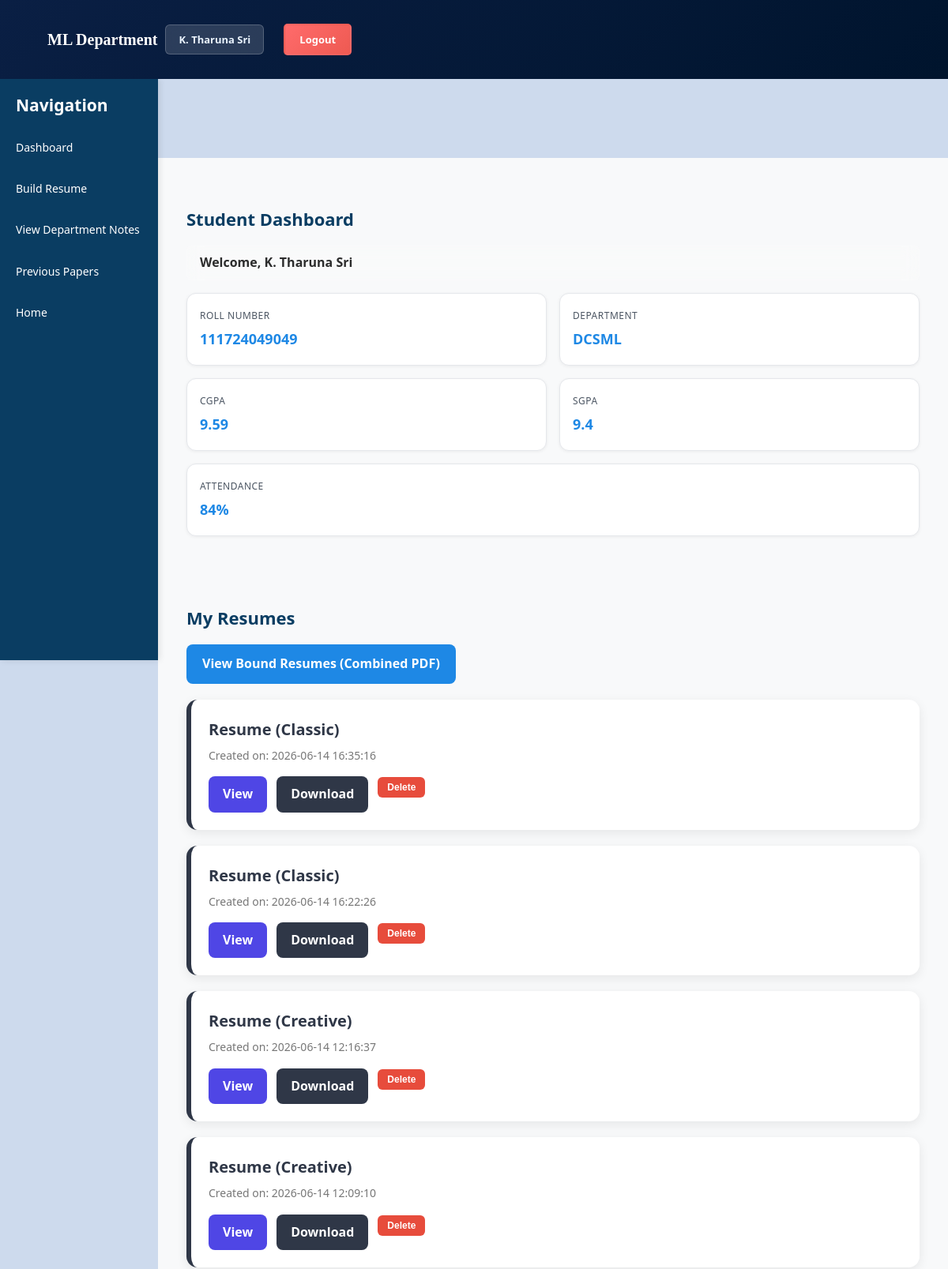
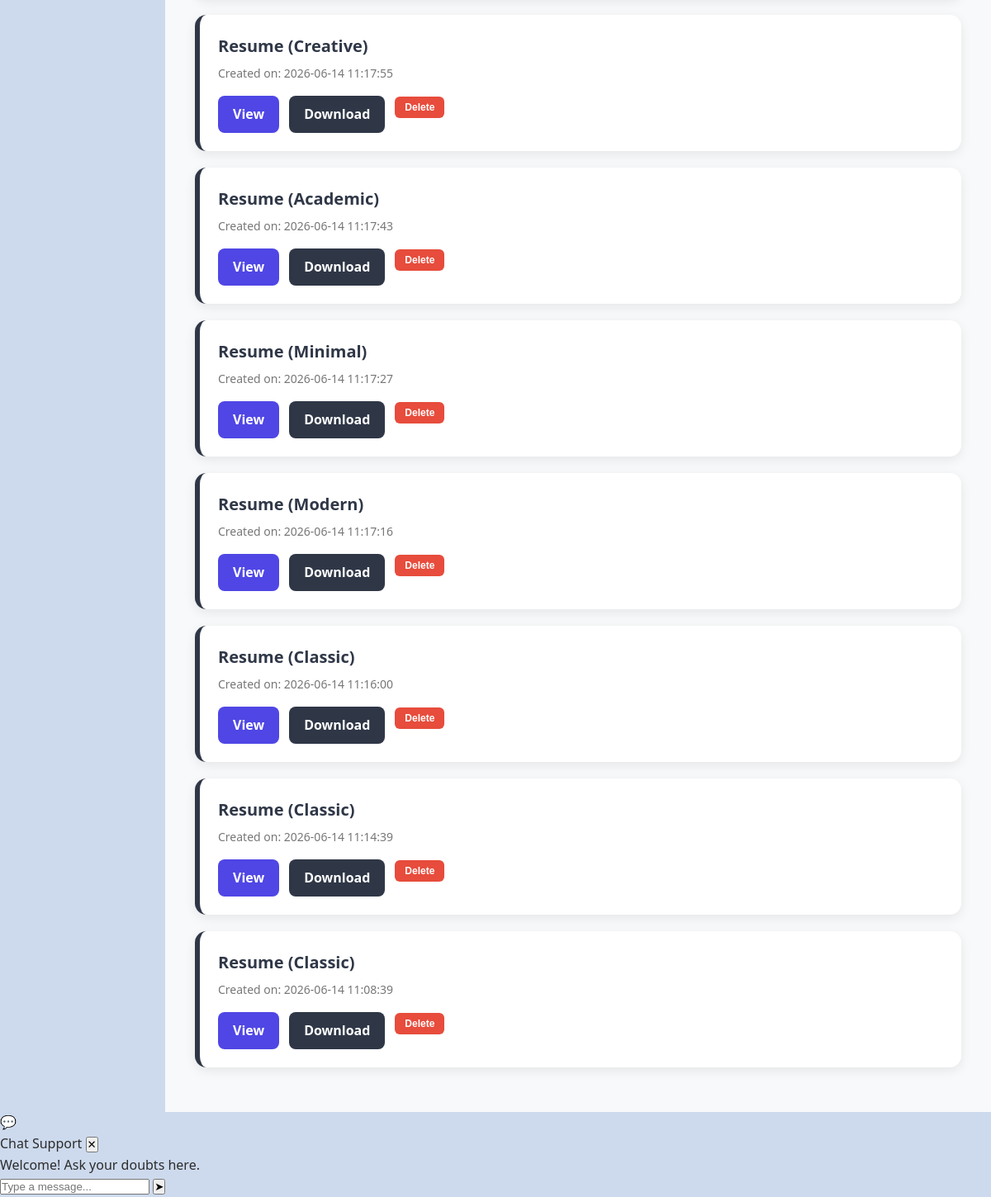
/student-dashboard (signed in), run on the app's committed database (2 pictures, top to bottom).
### tables this page shows
CREATE TABLE students (
    uid INTEGER PRIMARY KEY,
    department TEXT NOT NULL,
    roll TEXT NOT NULL,
    name TEXT NOT NULL,
    cgpa REAL DEFAULT 0.0,
    sgpa REAL DEFAULT 0.0,
    attendance INTEGER DEFAULT 0
);

CREATE TABLE "resumes" (
                    id INTEGER PRIMARY KEY AUTOINCREMENT,
                    student_id INTEGER NOT NULL,
                    uid INTEGER NOT NULL,
                    pdf_content BLOB,
                    title TEXT DEFAULT 'Resume',
                    created_at TEXT DEFAULT (datetime('now')),
                    FOREIGN KEY (student_id) REFERENCES students(uid),
                    FOREIGN KEY (uid) REFERENCES students(uid)
                );

### app.py (the view)
@app.route("/student-dashboard")
def student_dashboard():
    uid = session.get("uid")
    if not uid:
        return redirect(url_for("login"))
    if session.get("role") != "student":
        return redirect(url_for("login"))
    db  = get_db()
    row = db.execute("""
        SELECT s.roll, s.name, s.department, s.cgpa, s.sgpa, s.attendance
        FROM students s
        WHERE s.uid = ?
    """, [uid]).fetchone()
    if not row:
        db.close()
        return render_template("student_dashboard.html", roll="N/A", name="Unknown Student",
                               department="N/A", cgpa=0, sgpa=0, attendance=0, resumes=[],
                               error="Student profile not found. Please contact the administrator."), 404
    roll, name, department, cgpa, sgpa, attendance = row
    resumes = db.execute("""
        SELECT r.id, r.uid, r.title, r.created_at
        FROM resumes r
        WHERE r.uid = ?
        ORDER BY r.created_at DESC
    """, [uid]).fetchall()
    db.close()
    return render_template("student_dashboard.html", roll=roll, name=name, department=department,
                           cgpa=cgpa, sgpa=sgpa, attendance=attendance, resumes=resumes, session=session)

### app.py (called while the page is built)
def get_db():
    os.makedirs(os.path.dirname(DB_PATH), exist_ok=True)
    conn = sqlite3.connect(DB_PATH, timeout=10)
    conn.row_factory = sqlite3.Row
    return conn

@app.context_processor
def inject_recent_resumes():
    if "uid" in session and session.get("role") == "student":
        try:
            db     = get_db()
            rows   = db.execute(
                "SELECT id, title FROM resumes WHERE uid = ? ORDER BY created_at DESC LIMIT 3",
                [session["uid"]]
            ).fetchall()
            recent = [dict(r) for r in rows]
            db.close()
            return dict(recent_resumes=recent)
        except Exception:
            return dict(recent_resumes=[])
    return dict(recent_resumes=[])

### templates/student_dashboard.html (shortened to what this page needs)
{% extends "base.html" %}
{% block content %}
<div class="page-container">
    <h2 class="section-title">Student Dashboard</h2>
    <p class="user-tag">Welcome, {{ name }}</p>
    <div class="card-grid student-stats">
        <div class="card">
            <h3>Roll Number</h3>
            <p class="large">{{ roll }}</p>
        </div>
        <div class="card">
            <h3>Department</h3>
            <p class="large">{{ department }}</p>
        </div>
        <div class="card">
            <h3>CGPA</h3>
            <p class="large">{{ cgpa }}</p>
        </div>
        <div class="card">
            <h3>SGPA</h3>
            <p class="large">{{ sgpa }}</p>
        </div>
        <div class="card">
            <h3>Attendance</h3>
            <p class="large">{{ attendance }}%</p>
        </div>
    </div>
    <section class="resumes-section">
        <h3 class="section-title">My Resumes</h3>
        {% if resumes %}
            {% if resumes|length > 1 %}
            <div style="margin-bottom: 20px;">
                <a href="{{ url_for('combined_resume', uid=session.uid) }}" target="_blank" class="btn-view" style="display: inline-block; background: #1e88e5; padding: 12px 20px; border-radius: 8px; color: white; text-decoration: none; font-weight: 600;">View Bound Resumes (Combined PDF)</a>
            </div>
            {% endif %}
        <div class="resume-grid">
            {% for r in resumes %}
            <div class="resume-card">
                <div class="resume-main">
                    <h4>{{ r['title'] or 'Untitled Resume' }}</h4>
                    <p class="resume-date">Created on: {{ r['created_at'] }}</p>
                    <div class="resume-links">
                        <a href="{{ url_for('view_resume', resume_id=r['id']) }}" target="_blank" class="btn-view">View</a>
                        <a href="{{ url_for('download_resume', resume_id=r['id']) }}" download class="btn-download">Download</a>
                        <form action="{{ url_for('delete_resume') }}" method="POST" class="inline-form" onsubmit="return confirm('Are you sure you want to delete this resume?');">
                            <button type="submit" class="btn-delete">Delete</button>
                        </form>
                    </div>
                </div>
            </div>
            {% endfor %}
        </div>
        {% else %}
        <div class="card">
            <p>You haven't generated any resumes yet.</p>
            <a href="{{ url_for('resume_form') }}" class="btn-primary">Build Your First Resume</a>
        </div>
        {% endif %}
    </section>
</div>
{% endblock %}

### templates/base.html (shortened to what this page needs)
<!DOCTYPE html>
<html lang="en">
<head>
    <link rel="stylesheet" href="{{ url_for('static', filename='style.css') }}">
</head>
<body>
    {% if session.role %}
    <header class="topnav">
        <div class="nav-container">
            <div class="nav-left">
                <span class="nav-logo">ML Department</span>
            </div>
            <div class="nav-right">
                <span class="user-tag">{{ session.name }}</span>
                <b><a href="{{ url_for('logout') }}" class="nav-link">Logout</a></b>
            </div>
        </div>
    </header>
    <div class="layout">
        <nav class="sidebar">
            <div class="sidebar-header">
                <h3>Navigation</h3>
            </div>
<ul class="sidebar-nav-links">
    <li><a href="{% if session.role == 'faculty' %}{{ url_for('faculty_dashboard') }}{% else %}{{ url_for('student_dashboard') }}{% endif %}">Dashboard</a></li>
    {% if session.role == 'student' %}
    <li><a href="{{ url_for('resume_form') }}">Build Resume</a></li>
    <li><a href="{{ url_for('view_notes') }}"> View Department Notes</a></li>
    {% endif %}
    <li><a href="{{ url_for('previous_year_papers') }}">Previous Papers</a></li>
    <li><a href="{{ url_for('index') }}">Home</a></li>
</ul>
        </nav>
        <main class="main-content">
            {% block content %}{% endblock %}
        </main>
    </div>
    <div class="chat-icon" id="chat-icon" onclick="openChat()">💬</div>
    <div class="chat-panel" id="chat-panel">
        <div class="chat-header">
            <span>Chat Support</span>
            <button class="chat-close" onclick="closeChat()">✕</button>
        </div>
        <div class="chat-messages" id="chat-messages">
            <p>Welcome! Ask your doubts here.</p>
        </div>
        <div class="chat-input-area">
            <input type="text" id="chat-input" placeholder="Type a message..." onkeypress="handleChatEnter(event)">
            <button class="chat-send" onclick="sendChat()">➤</button>
        </div>
    </div>
    {% endif %}
</body>
</html>

### static/style.css (style rules this page uses)
* { margin: 0; padding: 0; }
body { font-family: "Segoe UI", Tahoma, Geneva, Verdana, sans-serif; background-color: #cddaed; color: #2c2c2c; line-height: 1.6; overflow-x: hidden; user-select: none; -webkit-user-select: none; -moz-user-select: none; }
.layout { display: flex; }
.main-content { animation: fadeIn 0.8s ease-in-out; margin-top: 100px; width: 100%; display: flex; flex-direction: column; }
section { padding: 80px 0; }
.topnav { position: fixed; top: 0; left: 0; right: 0; width: 100%; height: 100px; background: linear-gradient(135deg, #0a1f44, #00142d); display: flex; align-items: center; z-index: 1000; padding: 0 20px; box-sizing: border-box; }
.topnav .nav-container { display: flex; justify-content: space-between; align-items: center; height: 100%; padding: 0 30px; }
.nav-left { display: flex; align-items: center; gap: 20px; font-size: 18px; margin: 10px; }
.nav-left span { color: #fff; font-weight: 600; font-family: Georgia, 'Times New Roman', Times, serif; }
.nav-logo { font-size: 20px; font-weight: 600; }
.nav-right { display: flex; align-items: center; gap: 25px; font-size: 13px; color: #eaf4ff; }
.nav-right a { color: white; text-decoration: none; transition: all 0.3s ease; background: linear-gradient(135deg, #ff6b6b, #ee5a52); padding: 8px 18px; display: inline-block; border-radius: 5px; font-size: 13px; font-weight: 600; border: 2px solid transparent; }
.user-tag { padding: 8px 16px; border-radius: 6px; background: rgba(255, 255, 255, 0.15); font-weight: 600; border: 1px solid rgba(255, 255, 255, 0.2); backdrop-filter: blur(10px); }
.layout { display: flex; flex-direction: row; min-height: 100vh; margin-top: 100px; }
.sidebar { position: fixed; top: 100px; left: 0; width: 200px; height: calc(100vh - 100px); background: #0a3d62; color: white; border-right: none; box-shadow: 2px 0 8px rgba(0, 0, 0, 0.1); z-index: 800; padding-top: 16px; padding-bottom: 20px; overflow-y: auto; }
.sidebar-header { padding: 0 20px 16px 20px; font-size: 18px; font-weight: 600; }
.sidebar-nav-links { display: flex; list-style: none; gap: 10px; flex-direction: column; padding: 0; margin: 0; }
.sidebar-nav-links a { display: block; padding: 10px 20px; text-decoration: none; color: #ffffff; font-size: 14px; border-radius: 10px; transition: all 0.25s ease; }
.main-content { flex: 1; margin-top: 100px; margin-left: 200px; background: #f8f9fa; padding: 30px 36px; min-height: calc(100vh - 100px); }
.page-container { max-width: 1200px; margin: auto; }
.section-title { font-size: 22px; margin: 30px 0 16px 0; color: #0a3d62; font-weight: 600; }
.student-stats, .faculty-stats, .faculty-actions, .data-table, .resumes-section, .card-grid { margin-bottom: 24px; padding: 16px 0 0 0; }
.student-stats { margin-top: 0; }
.card-grid { display: flex; flex-wrap: wrap; gap: 16px; margin-bottom: 16px; }
.card { flex: 1 1 calc(33.33% - 16px); min-width: 220px; background: #ffffff; border: 1px solid #e5e7eb; border-radius: 12px; padding: 18px 16px; box-shadow: 0 1px 4px rgba(0, 0, 0, 0.06); transition: all 0.15s ease; }
.card h3 { margin: 0 0 6px 0; font-size: 12px; font-weight: 500; color: #4b5562; text-transform: uppercase; letter-spacing: 0.5px; }
.card p.large { margin: 0; font-size: 18px; font-weight: 600; color: #1e88e5; }
.resumes-section { margin-top: 40px; }
.resume-grid { display: flex; flex-direction: column; gap: 20px; }
.resume-card { background: #ffffff; border-radius: 14px; padding: 22px; display: flex; justify-content: space-between; align-items: center; box-shadow: 0 4px 14px rgba(0,0,0,0.08); border-left: 6px solid #2f3747; transition: 0.3s ease; }
.resume-main h4 { margin: 0; font-size: 20px; color: #2f3747; }
.resume-date { color: #777; margin-top: 6px; margin-bottom: 15px; font-size: 14px; }
.resume-links { display: flex; gap: 12px; flex-wrap: wrap; }
.btn-download { background: #2f3747; color: white; padding: 10px 18px; border-radius: 8px; text-decoration: none; font-weight: 600; transition: 0.3s ease; border: none; }
.btn-view, .btn-edit { background: #4f46e5; color: white; padding: 10px 18px; border-radius: 8px; text-decoration: none; font-weight: 600; transition: 0.3s ease; }
.btn-delete { background: #dc2626; color: white; padding: 10px 18px; border: none; border-radius: 8px; cursor: pointer; font-weight: 600; transition: 0.3s ease; }
.inline-form { display: inline; }
.btn-delete { padding: 6px 12px; background: #e74c3c; color: white; border: none; border-radius: 6px; font-size: 12px; cursor: pointer; }

### data on the page
students: name "K. Tharuna Sri", roll "111724049049", department "DCSML", cgpa "9.59", sgpa "9.4"
resumes: title "Resume (Classic)", created_at "2026-06-14 16:35:16"
resumes: title "Resume (Classic)", created_at "2026-06-14 16:22:26"
resumes: title "Resume (Creative)", created_at "2026-06-14 12:16:37"
resumes: title "Resume (Creative)", created_at "2026-06-14 12:09:10"
resumes: title "Resume (Creative)", created_at "2026-06-14 11:17:55"
resumes: title "Resume (Academic)", created_at "2026-06-14 11:17:43"
resumes: title "Resume (Minimal)", created_at "2026-06-14 11:17:27"
resumes: title "Resume (Modern)", created_at "2026-06-14 11:17:16"
resumes: title "Resume (Classic)", created_at "2026-06-14 11:16:00"
resumes: title "Resume (Classic)", created_at "2026-06-14 11:14:39"
resumes: title "Resume (Classic)", created_at "2026-06-14 11:08:39"

### other printed values
{{ attendance }} "84"
